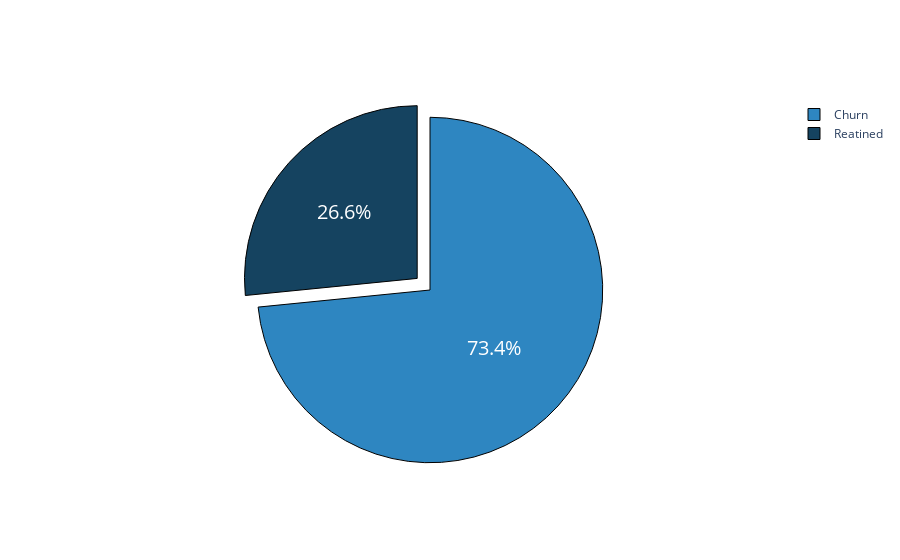

The cell this chart's notebook holds for it:
### Markdown cell above
Month-to-Month contract is positively high correlated with churn rate, while tenure and two-year contract is negatively correlated.

**The higher the duration of the contract or the number of months the customer has stayed at the company, The less likely that they will churn**

also not having an online security nor tech support could lead customers to churn

### Code cell
#Creating a pie chart to see the percentage of churn vs retained customer
values = df['Churn'].value_counts().tolist()
plot_data = [
    go.Pie(
        values=values,
        labels= ['Churn','Reatined'],
        pull=[0, 0.1]
    )
        ]
fig = go.Figure(data=plot_data)
fig.update_traces(hoverinfo='label+percent', textfont_size=20,
                  marker=dict(colors=['#2E86C1','#154360'], line=dict(color='#000000', width=1)))
fig.show()

### Figure 1 — Plotly figure (JSON) as saved in the notebook; plotly's stock layout.template omitted (floating-point values rounded to 4 significant figures)
{"data": [{"hoverinfo": "label+percent", "labels": ["Churn", "Reatined"], "marker": {"colors": ["#2E86C1", "#154360"], "line": {"color": "#000000", "width": 1}}, "pull": [0, 0.1], "textfont": {"size": 20}, "type": "pie", "values": [5163, 1869]}], "layout": {}}
